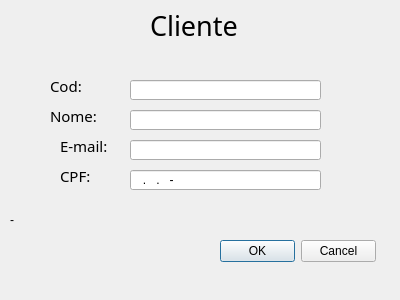
<?xml version="1.0" encoding="UTF-8"?>
<ui version="4.0">
 <class>clienteUP</class>
 <widget class="QDialog" name="clienteUP">
  <property name="geometry">
   <rect>
    <x>0</x>
    <y>0</y>
    <width>400</width>
    <height>300</height>
   </rect>
  </property>
  <property name="windowTitle">
   <string>Dialog</string>
  </property>
  <widget class="QLineEdit" name="txtEmail">
   <property name="geometry">
    <rect>
     <x>130</x>
     <y>140</y>
     <width>191</width>
     <height>20</height>
    </rect>
   </property>
   <property name="maxLength">
    <number>100</number>
   </property>
  </widget>
  <widget class="QLineEdit" name="txtNome">
   <property name="geometry">
    <rect>
     <x>130</x>
     <y>110</y>
     <width>191</width>
     <height>20</height>
    </rect>
   </property>
   <property name="maxLength">
    <number>100</number>
   </property>
  </widget>
  <widget class="QDialogButtonBox" name="buttonBox_2">
   <property name="geometry">
    <rect>
     <x>220</x>
     <y>240</y>
     <width>156</width>
     <height>23</height>
    </rect>
   </property>
   <property name="standardButtons">
    <set>QDialogButtonBox::Cancel|QDialogButtonBox::Ok</set>
   </property>
  </widget>
  <widget class="QLabel" name="label">
   <property name="geometry">
    <rect>
     <x>150</x>
     <y>10</y>
     <width>111</width>
     <height>31</height>
    </rect>
   </property>
   <property name="font">
    <font>
     <family>Century Gothic</family>
     <pointsize>20</pointsize>
     <weight>50</weight>
     <bold>false</bold>
    </font>
   </property>
   <property name="text">
    <string>Cliente</string>
   </property>
  </widget>
  <widget class="QLabel" name="label_3">
   <property name="geometry">
    <rect>
     <x>60</x>
     <y>130</y>
     <width>71</width>
     <height>31</height>
    </rect>
   </property>
   <property name="font">
    <font>
     <family>Century Gothic</family>
     <pointsize>11</pointsize>
     <weight>50</weight>
     <bold>false</bold>
    </font>
   </property>
   <property name="text">
    <string>E-mail:</string>
   </property>
  </widget>
  <widget class="QLabel" name="label_2">
   <property name="geometry">
    <rect>
     <x>50</x>
     <y>100</y>
     <width>71</width>
     <height>31</height>
    </rect>
   </property>
   <property name="font">
    <font>
     <family>Century Gothic</family>
     <pointsize>11</pointsize>
     <weight>50</weight>
     <bold>false</bold>
    </font>
   </property>
   <property name="text">
    <string>Nome:</string>
   </property>
  </widget>
  <widget class="QLineEdit" name="txtCPF">
   <property name="geometry">
    <rect>
     <x>130</x>
     <y>170</y>
     <width>191</width>
     <height>20</height>
    </rect>
   </property>
   <property name="inputMethodHints">
    <set>Qt::ImhDigitsOnly</set>
   </property>
   <property name="inputMask">
    <string>999.999.999-99</string>
   </property>
  </widget>
  <widget class="QLabel" name="label_4">
   <property name="geometry">
    <rect>
     <x>60</x>
     <y>160</y>
     <width>71</width>
     <height>31</height>
    </rect>
   </property>
   <property name="font">
    <font>
     <family>Century Gothic</family>
     <pointsize>11</pointsize>
     <weight>50</weight>
     <bold>false</bold>
    </font>
   </property>
   <property name="text">
    <string>CPF:</string>
   </property>
  </widget>
  <widget class="QLineEdit" name="txtCod">
   <property name="geometry">
    <rect>
     <x>130</x>
     <y>80</y>
     <width>191</width>
     <height>20</height>
    </rect>
   </property>
   <property name="inputMethodHints">
    <set>Qt::ImhDigitsOnly</set>
   </property>
  </widget>
  <widget class="QLabel" name="label_5">
   <property name="geometry">
    <rect>
     <x>50</x>
     <y>70</y>
     <width>71</width>
     <height>31</height>
    </rect>
   </property>
   <property name="font">
    <font>
     <family>Century Gothic</family>
     <pointsize>11</pointsize>
     <weight>50</weight>
     <bold>false</bold>
    </font>
   </property>
   <property name="text">
    <string>Cod:</string>
   </property>
  </widget>
  <widget class="QLabel" name="lblAlerta">
   <property name="geometry">
    <rect>
     <x>10</x>
     <y>210</y>
     <width>381</width>
     <height>20</height>
    </rect>
   </property>
   <property name="text">
    <string>-</string>
   </property>
  </widget>
 </widget>
 <tabstops>
  <tabstop>txtCod</tabstop>
  <tabstop>txtNome</tabstop>
  <tabstop>txtEmail</tabstop>
  <tabstop>txtCPF</tabstop>
 </tabstops>
 <resources/>
 <connections/>
</ui>
